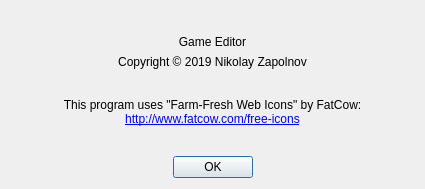
<?xml version="1.0" encoding="UTF-8"?>
<ui version="4.0">
 <class>AboutDialog</class>
 <widget class="QDialog" name="AboutDialog">
  <property name="geometry">
   <rect>
    <x>0</x>
    <y>0</y>
    <width>425</width>
    <height>189</height>
   </rect>
  </property>
  <property name="windowTitle">
   <string>About</string>
  </property>
  <property name="modal">
   <bool>true</bool>
  </property>
  <layout class="QVBoxLayout" name="verticalLayout">
   <item>
    <spacer name="topSpacer">
     <property name="orientation">
      <enum>Qt::Vertical</enum>
     </property>
     <property name="sizeHint" stdset="0">
      <size>
       <width>20</width>
       <height>40</height>
      </size>
     </property>
    </spacer>
   </item>
   <item>
    <widget class="QLabel" name="nameLabel">
     <property name="text">
      <string>Game Editor</string>
     </property>
     <property name="textFormat">
      <enum>Qt::PlainText</enum>
     </property>
     <property name="alignment">
      <set>Qt::AlignCenter</set>
     </property>
    </widget>
   </item>
   <item>
    <widget class="QLabel" name="copyrightLabel">
     <property name="text">
      <string>Copyright © 2019 Nikolay Zapolnov</string>
     </property>
     <property name="textFormat">
      <enum>Qt::PlainText</enum>
     </property>
     <property name="alignment">
      <set>Qt::AlignCenter</set>
     </property>
    </widget>
   </item>
   <item>
    <spacer name="middleSpacer">
     <property name="orientation">
      <enum>Qt::Vertical</enum>
     </property>
     <property name="sizeHint" stdset="0">
      <size>
       <width>20</width>
       <height>40</height>
      </size>
     </property>
    </spacer>
   </item>
   <item>
    <widget class="QLabel" name="fatcowLabel">
     <property name="text">
      <string>This program uses &quot;Farm-Fresh Web Icons&quot; by FatCow:&lt;br&gt;&lt;a href=&quot;http://www.fatcow.com/free-icons&quot;&gt;http://www.fatcow.com/free-icons&lt;/a&gt;</string>
     </property>
     <property name="textFormat">
      <enum>Qt::RichText</enum>
     </property>
     <property name="alignment">
      <set>Qt::AlignCenter</set>
     </property>
     <property name="wordWrap">
      <bool>true</bool>
     </property>
     <property name="openExternalLinks">
      <bool>true</bool>
     </property>
    </widget>
   </item>
   <item>
    <spacer name="bottomSpacer">
     <property name="orientation">
      <enum>Qt::Vertical</enum>
     </property>
     <property name="sizeHint" stdset="0">
      <size>
       <width>20</width>
       <height>40</height>
      </size>
     </property>
    </spacer>
   </item>
   <item>
    <widget class="QDialogButtonBox" name="buttonBox">
     <property name="standardButtons">
      <set>QDialogButtonBox::Ok</set>
     </property>
     <property name="centerButtons">
      <bool>true</bool>
     </property>
    </widget>
   </item>
  </layout>
 </widget>
 <resources/>
 <connections>
  <connection>
   <sender>buttonBox</sender>
   <signal>accepted()</signal>
   <receiver>AboutDialog</receiver>
   <slot>accept()</slot>
   <hints>
    <hint type="sourcelabel">
     <x>212</x>
     <y>168</y>
    </hint>
    <hint type="destinationlabel">
     <x>212</x>
     <y>94</y>
    </hint>
   </hints>
  </connection>
 </connections>
</ui>
